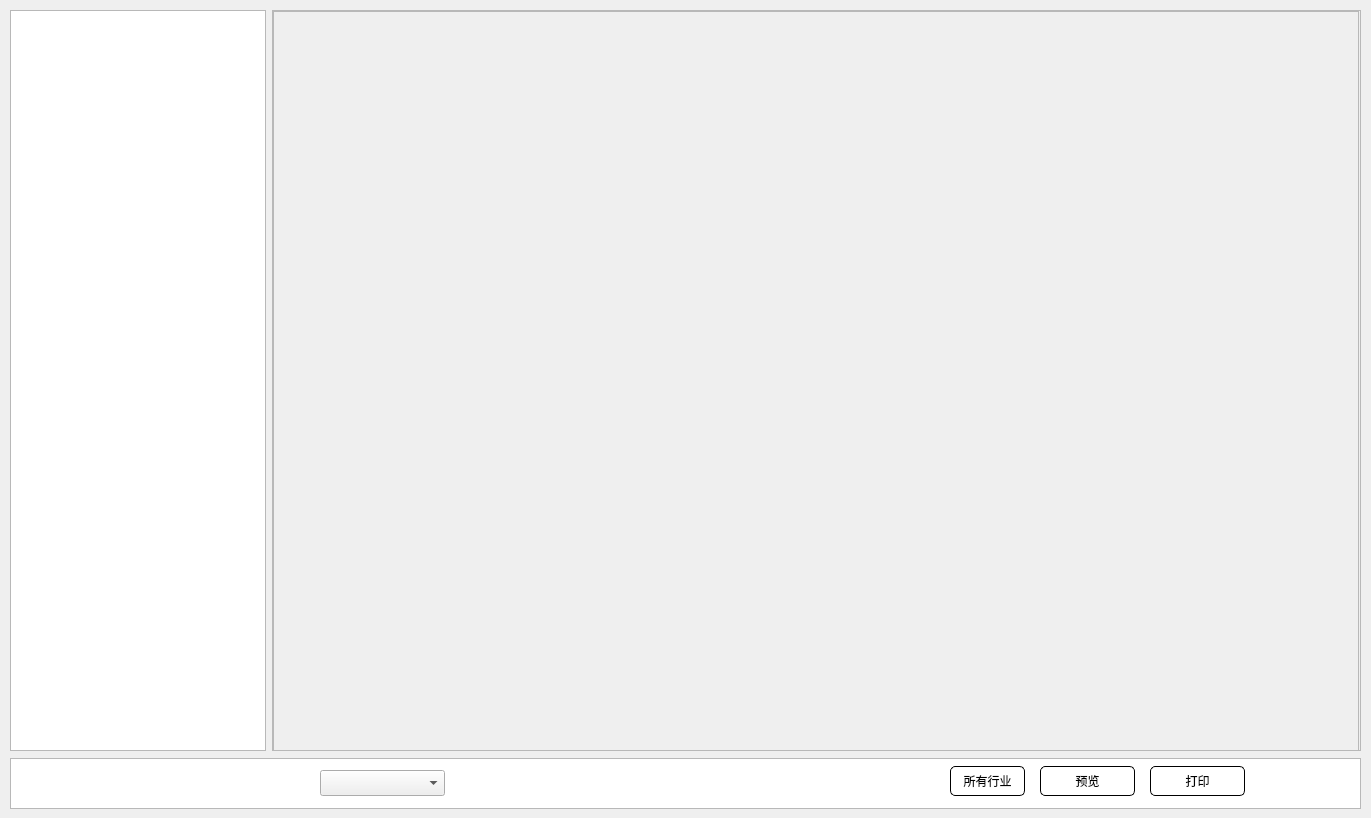
<?xml version="1.0" encoding="UTF-8"?>
<ui version="4.0">
 <class>mainCapitalDialog</class>
 <widget class="QWidget" name="mainCapitalDialog">
  <property name="geometry">
   <rect>
    <x>0</x>
    <y>0</y>
    <width>1371</width>
    <height>818</height>
   </rect>
  </property>
  <property name="windowTitle">
   <string>Form</string>
  </property>
  <widget class="QWidget" name="formLayoutWidget">
   <property name="geometry">
    <rect>
     <x>10</x>
     <y>10</y>
     <width>1351</width>
     <height>741</height>
    </rect>
   </property>
   <layout class="QFormLayout" name="formLayout">
    <item row="0" column="0">
     <widget class="QTreeView" name="mainCapitalTree">
      <attribute name="headerHighlightSections">
       <bool>false</bool>
      </attribute>
      <attribute name="headerStretchLastSection">
       <bool>true</bool>
      </attribute>
     </widget>
    </item>
    <item row="0" column="1">
     <widget class="QScrollArea" name="scrollArea">
      <property name="widgetResizable">
       <bool>true</bool>
      </property>
      <widget class="QWidget" name="scrollAreaWidgetContents">
       <property name="enabled">
        <bool>true</bool>
       </property>
       <property name="geometry">
        <rect>
         <x>0</x>
         <y>0</y>
         <width>1085</width>
         <height>737</height>
        </rect>
       </property>
       <widget class="QStackedWidget" name="verticalStackedWidget">
        <property name="geometry">
         <rect>
          <x>0</x>
          <y>0</y>
          <width>1086</width>
          <height>820</height>
         </rect>
        </property>
        <property name="frameShape">
         <enum>QFrame::StyledPanel</enum>
        </property>
        <property name="frameShadow">
         <enum>QFrame::Raised</enum>
        </property>
        <property name="currentIndex">
         <number>1</number>
        </property>
        <widget class="QWidget" name="pageOne">
         <widget class="QTableView" name="tableView">
          <property name="geometry">
           <rect>
            <x>-1</x>
            <y>-1</y>
            <width>1086</width>
            <height>819</height>
           </rect>
          </property>
         </widget>
        </widget>
        <widget class="QWidget" name="pageTwo">
         <widget class="QWidget" name="widget" native="true">
          <property name="geometry">
           <rect>
            <x>0</x>
            <y>0</y>
            <width>1086</width>
            <height>819</height>
           </rect>
          </property>
          <widget class="QWidget" name="verticalLayoutWidget">
           <property name="geometry">
            <rect>
             <x>-1</x>
             <y>-1</y>
             <width>1091</width>
             <height>741</height>
            </rect>
           </property>
           <layout class="QVBoxLayout" name="verticalLayout"/>
          </widget>
         </widget>
        </widget>
        <widget class="QWidget" name="pageThree">
         <widget class="QWidget" name="widget_2" native="true">
          <property name="geometry">
           <rect>
            <x>0</x>
            <y>0</y>
            <width>1086</width>
            <height>819</height>
           </rect>
          </property>
          <widget class="QWidget" name="verticalLayoutWidget_2">
           <property name="geometry">
            <rect>
             <x>-1</x>
             <y>-1</y>
             <width>1091</width>
             <height>741</height>
            </rect>
           </property>
           <layout class="QVBoxLayout" name="detailInfo"/>
          </widget>
         </widget>
        </widget>
       </widget>
      </widget>
     </widget>
    </item>
   </layout>
  </widget>
  <widget class="QUndoView" name="undoView">
   <property name="geometry">
    <rect>
     <x>10</x>
     <y>758</y>
     <width>1351</width>
     <height>51</height>
    </rect>
   </property>
  </widget>
  <widget class="QPushButton" name="allSshyCharts">
   <property name="geometry">
    <rect>
     <x>950</x>
     <y>766</y>
     <width>75</width>
     <height>30</height>
    </rect>
   </property>
   <property name="styleSheet">
    <string notr="true">QPushButton {
        border: 1px solid #000000;
        border-radius: 5px;
        padding: 5px;
    }
    QPushButton:hover {
        border: 1px solid #FF0000;
    }
    QPushButton:pressed {
        border: 1px solid #00FF00;
    }</string>
   </property>
   <property name="text">
    <string>所有行业</string>
   </property>
  </widget>
  <widget class="QLabel" name="nav_option">
   <property name="geometry">
    <rect>
     <x>20</x>
     <y>770</y>
     <width>300</width>
     <height>26</height>
    </rect>
   </property>
   <property name="text">
    <string/>
   </property>
  </widget>
  <widget class="QComboBox" name="showType">
   <property name="geometry">
    <rect>
     <x>320</x>
     <y>770</y>
     <width>125</width>
     <height>26</height>
    </rect>
   </property>
  </widget>
  <widget class="QPushButton" name="printDialog">
   <property name="geometry">
    <rect>
     <x>1150</x>
     <y>766</y>
     <width>95</width>
     <height>30</height>
    </rect>
   </property>
   <property name="styleSheet">
    <string notr="true">QPushButton {
        border: 1px solid #000000;
        border-radius: 5px;
        padding: 5px;
    }
    QPushButton:hover {
        border: 1px solid #FF0000;
    }
    QPushButton:pressed {
        border: 1px solid #00FF00;
    }</string>
   </property>
   <property name="text">
    <string>打印</string>
   </property>
   <property name="shortcut">
    <string>Ctrl+P</string>
   </property>
  </widget>
  <widget class="QPushButton" name="printPreview">
   <property name="geometry">
    <rect>
     <x>1040</x>
     <y>766</y>
     <width>95</width>
     <height>30</height>
    </rect>
   </property>
   <property name="styleSheet">
    <string notr="true">QPushButton {
        border: 1px solid #000000;
        border-radius: 5px;
        padding: 5px;
    }
    QPushButton:hover {
        border: 1px solid #FF0000;
    }
    QPushButton:pressed {
        border: 1px solid #00FF00;
    }</string>
   </property>
   <property name="text">
    <string>预览</string>
   </property>
   <property name="shortcut">
    <string>Ctrl+W</string>
   </property>
  </widget>
 </widget>
 <resources/>
 <connections/>
</ui>
